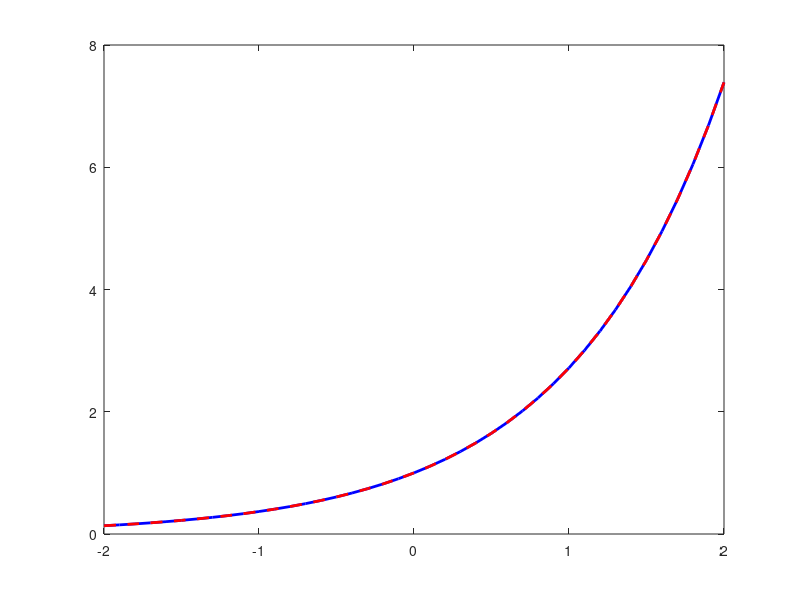

This figure's MATLAB source: (Note: this script raises an error after producing the figure.)
% Wertebereich definieren
x = -2:0.1:2;

% Funktion und Ableitung berechnen
f = exp(x);      % f(x) = e^x
df = exp(x);     % f'(x) = e^x (Ableitung)
e_val = exp(1);  % eulersche Zahl bei x = 1

% Plot erstellen
figure;
plot(x, f, 'b-', 'LineWidth', 2);      % Funktion in Blau
hold on;
plot(x, df, 'r--', 'LineWidth', 2);    % Ableitung in Rot gestrichelt

% Horizontale Linie bei y = e (Euler'sche Zahl)
yline(e_val, 'k:', 'LineWidth', 1.5);  % schwarze gepunktete Linie
% Markierungspunkt bei x=1
plot(1, e_val, 'ko', 'MarkerFaceColor', 'k');

% Achsen und Titel beschriften
xlabel('x');
ylabel('Wert');
title('f(x) = e^x, f''(x) = e^x und e bei x = 1');
legend('f(x) = e^x', 'f''(x) = e^x', 'y = e', 'e bei x=1', 'Location', 'northwest');
grid on;
